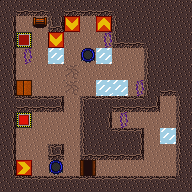

The image is a tile-based game level rendered from a .tmx file. Its description and source (layers, tilesets, objects; grid data summarised) follow:
An orthogonal 12x12 tile map with 16x16 px tiles, 2 tile layers (ground, events) and 7 objects (4x portal, 2x rock, spawn).

<map version="1.0" orientation="orthogonal" width="12" height="12" tilewidth="16" tileheight="16">
 <tileset firstgid="1" name="tileset" tilewidth="16" tileheight="16">
  <image source="../tilesets/tileset.png" width="128" height="128" />
  <tile id="0">
   <properties>
    <property name="colliding" value="true" />
   </properties>
  </tile>
  <tile id="1">
   <properties>
    <property name="colliding" value="true" />
   </properties>
  </tile>
  <tile id="2">
   <properties>
    <property name="colliding" value="true" />
   </properties>
  </tile>
  <tile id="3">
   <properties>
    <property name="direction" value="up" />
    <property name="event" value="arrow" />
   </properties>
  </tile>
  <tile id="4">
   <properties>
    <property name="colliding" value="true" />
   </properties>
  </tile>
  <tile id="5">
   <properties>
    <property name="colliding" value="true" />
   </properties>
  </tile>
  <tile id="8">
   <properties>
    <property name="colliding" value="true" />
   </properties>
  </tile>
  <tile id="9">
   <properties>
    <property name="colliding" value="true" />
   </properties>
  </tile>
  <tile id="10">
   <properties>
    <property name="event" value="trapdoor" />
    <property name="state" value="open" />
   </properties>
  </tile>
  <tile id="11">
   <properties>
    <property name="direction" value="right" />
    <property name="event" value="arrow" />
   </properties>
  </tile>
  <tile id="12">
   <properties>
    <property name="colliding" value="true" />
   </properties>
  </tile>
  <tile id="13">
   <properties>
    <property name="colliding" value="true" />
   </properties>
  </tile>
  <tile id="16">
   <properties>
    <property name="colliding" value="true" />
   </properties>
  </tile>
  <tile id="17">
   <properties>
    <property name="colliding" value="true" />
   </properties>
  </tile>
  <tile id="18">
   <properties>
    <property name="event" value="trapdoor" />
    <property name="state" value="close" />
   </properties>
  </tile>
  <tile id="19">
   <properties>
    <property name="direction" value="left" />
    <property name="event" value="arrow" />
   </properties>
  </tile>
  <tile id="20">
   <properties>
    <property name="colliding" value="true" />
   </properties>
  </tile>
  <tile id="21">
   <properties>
    <property name="colliding" value="true" />
   </properties>
  </tile>
  <tile id="24">
   <properties>
    <property name="colliding" value="true" />
   </properties>
  </tile>
  <tile id="25">
   <properties>
    <property name="colliding" value="true" />
   </properties>
  </tile>
  <tile id="26">
   <properties>
    <property name="event" value="trampoline" />
   </properties>
  </tile>
  <tile id="27">
   <properties>
    <property name="direction" value="down" />
    <property name="event" value="arrow" />
   </properties>
  </tile>
  <tile id="28">
   <properties>
    <property name="colliding" value="colliding" />
   </properties>
  </tile>
  <tile id="29">
   <properties>
    <property name="colliding" value="true" />
   </properties>
  </tile>
  <tile id="32">
   <properties>
    <property name="colliding" value="true" />
   </properties>
  </tile>
  <tile id="33">
   <properties>
    <property name="colliding" value="true" />
   </properties>
  </tile>
  <tile id="34">
   <properties>
    <property name="event" value="switch" />
    <property name="state" value="on" />
   </properties>
  </tile>
  <tile id="35">
   <properties>
    <property name="event" value="ice" />
   </properties>
  </tile>
  <tile id="36">
   <properties>
    <property name="colliding" value="true" />
   </properties>
  </tile>
  <tile id="37">
   <properties>
    <property name="colliding" value="true" />
   </properties>
  </tile>
  <tile id="40">
   <properties>
    <property name="colliding" value="true" />
   </properties>
  </tile>
  <tile id="41">
   <properties>
    <property name="colliding" value="true" />
   </properties>
  </tile>
  <tile id="42">
   <properties>
    <property name="event" value="switch" />
    <property name="state" value="off" />
   </properties>
  </tile>
  <tile id="44">
   <properties>
    <property name="colliding" value="true" />
   </properties>
  </tile>
  <tile id="45">
   <properties>
    <property name="colliding" value="true" />
   </properties>
  </tile>
  <tile id="48">
   <properties>
    <property name="colliding" value="true" />
   </properties>
  </tile>
  <tile id="49">
   <properties>
    <property name="colliding" value="true" />
   </properties>
  </tile>
  <tile id="51">
   <properties>
    <property name="event" value="exit" />
   </properties>
  </tile>
  <tile id="52">
   <properties>
    <property name="colliding" value="true" />
   </properties>
  </tile>
  <tile id="53">
   <properties>
    <property name="event" value="portal" />
   </properties>
  </tile>
  <tile id="56">
   <properties>
    <property name="colliding" value="true" />
   </properties>
  </tile>
  <tile id="57">
   <properties>
    <property name="colliding" value="true" />
   </properties>
  </tile>
  <tile id="58">
   <properties>
    <property name="colliding" value="true" />
   </properties>
  </tile>
  <tile id="59">
   <properties>
    <property name="event" value="crumbly" />
   </properties>
  </tile>
  <tile id="60">
   <properties>
    <property name="colliding" value="true" />
   </properties>
  </tile>
 </tileset>
 <layer name="ground" width="12" height="12">
  <data>[144 cells, 144 non-empty, 15 distinct tile ids]</data>
 </layer>
 <layer name="events" width="12" height="12">
  <data>[144 cells, 20 non-empty, 11 distinct tile ids]</data>
 </layer>
 <objectgroup name="objects" width="0" height="0">
  <object name="spawn" x="80" y="16" width="20" height="18" />
  <object name="rock" x="144" y="128" width="19" height="18" />
  <object name="portal" x="112" y="112" width="20" height="19">
   <properties>
    <property name="tag" value="0" />
   </properties>
  </object>
  <object name="portal" x="128" y="80" width="16" height="16">
   <properties>
    <property name="tag" value="0" />
   </properties>
  </object>
  <object name="rock" x="32" y="64" width="17" height="17" />
  <object name="portal" x="96" y="32" width="16" height="16">
   <properties>
    <property name="tag" value="1" />
   </properties>
  </object>
  <object name="portal" x="16" y="48" width="16" height="16">
   <properties>
    <property name="tag" value="1" />
   </properties>
  </object>
 </objectgroup>
</map>